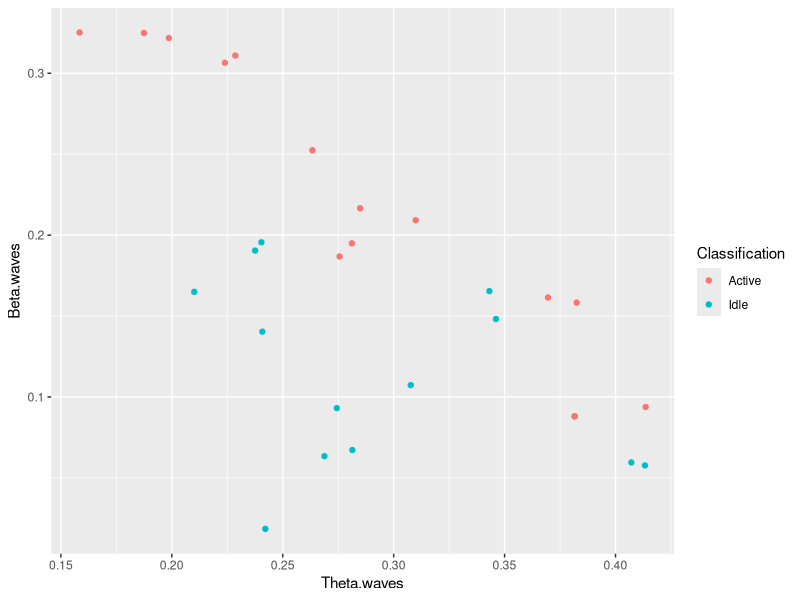
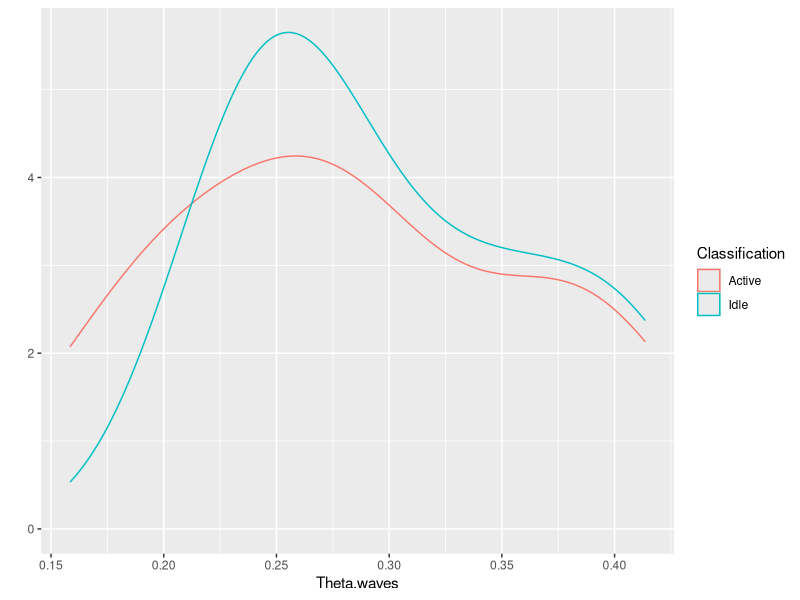
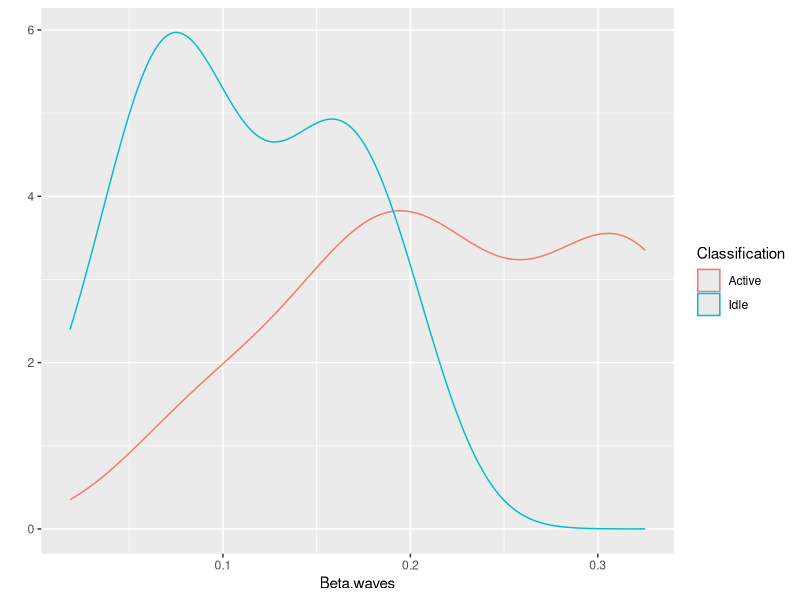

Here is the R script that generated these plots, in order:
getwd()

bwtable.all <- read.csv("bwdata.csv", header = TRUE)#download brain wave data as bwtable
bwtable.all

bwtable <- data.frame(Theta.waves = bwtable.all[,2],Beta.waves = bwtable.all[,4],Classification = bwtable.all[,6])
bwtable

# theta is for drowsy/idle, and beta is for active/working so we are only using theta and beta waves for the analysis
library(ggplot2)

qplot( Theta.waves, Beta.waves,  data = bwtable, color=Classification) #plot only theta and beta 


qplot( Theta.waves, data = bwtable, color=Classification, geom = "density")# plot theta spread


qplot( Beta.waves, data = bwtable, color=Classification, geom = "density")# plot beta spread




###########################end of addtion of extra 36 samples to original 14 samples to make to 50 samples #######################


Theta.waves.max.Idle = max(bwtable[1:14,1])
Theta.waves.max.Idle
Theta.waves.min.Idle = min(bwtable[1:14,1])
Theta.waves.min.Idle

Beta.waves.max.Idle = max(bwtable[1:14,2])
Beta.waves.max.Idle
Beta.waves.min.Idle  = min(bwtable[1:14,2])
Beta.waves.min.Idle

Theta.waves.max.Active = max(bwtable[15:28,1])
Theta.waves.max.Active
Theta.waves.min.Active= min(bwtable[15:28,1])
Theta.waves.min.Active

Beta.waves.max.Active = max(bwtable[15:28,2])
Beta.waves.max.Active 
Beta.waves.min.Active  = min(bwtable[15:28,2])
Beta.waves.min.Active 

Theta.waves.Idle.EXTRA = runif(36, min =Theta.waves.min.Idle, max = Theta.waves.max.Idle)
Theta.waves.Idle.EXTRA 

Beta.waves.EXTRA.Idle = runif(36, min =Beta.waves.min.Idle, max = Beta.waves.max.Idle)
Beta.waves.EXTRA.Idle 

Theta.waves.Active.EXTRA = runif(36, min =Theta.waves.min.Active, max = Theta.waves.max.Active)
Theta.waves.Active.EXTRA 

Beta.waves.EXTRA.Active = runif(36, min =Beta.waves.min.Active, max = Beta.waves.max.Active)
Beta.waves.EXTRA.Active



Theta.waves.ORG.Idle = bwtable[1:14,1]
Theta.waves.ORG.Idle
Theta.waves.ORG.Active = bwtable[15:28,1]
Theta.waves.ORG.Active

Beta.waves.ORG.Idle = bwtable[1:14,2]
Beta.waves.ORG.Idle
Beta.waves.ORG.Active = bwtable[15:28,2]
Beta.waves.ORG.Active


# since append only works with two argument, we have to use sequential append to add all rows together... for .line 71 to 92

Theta.waves.Final = append(Theta.waves.ORG.Idle ,Theta.waves.Idle.EXTRA) # Theta.waves.ORG.Active, Theta.waves.Active.EXTRA )
Theta.waves.Final

Theta.waves.Final = append(Theta.waves.Final,Theta.waves.ORG.Active)# Theta.waves.Active.EXTRA )
Theta.waves.Final

Theta.waves.Final = append(Theta.waves.Final,Theta.waves.Active.EXTRA )
Theta.waves.Final




Beta.waves.Final = append(Beta.waves.ORG.Idle ,Beta.waves.EXTRA.Idle )#  Beta.waves.ORG.Active ,Beta.waves.EXTRA.Active )
Beta.waves.Final

Beta.waves.Final = append(Beta.waves.Final,  Beta.waves.ORG.Active  )
Beta.waves.Final

Beta.waves.Final = append(Beta.waves.Final,  Beta.waves.EXTRA.Active  )
Beta.waves.Final


Idle.class= sample("Idle",50, replace = TRUE)
Idle.class
Active.class= sample("Active",50, replace = TRUE)
Active.class

Class.Final = append (Idle.class , Active.class)
Class.Final

bwtable2 = data.frame(Theta.waves = Theta.waves.Final, Beta.waves = Beta.waves.Final , Classification = Class.Final )
bwtable2


write.table(bwtable2, file ="bwtableadj.csv", sep= ",")

###########################end of addtion of extra 36 samples to original 14 samples to make to 50 samples #######################



